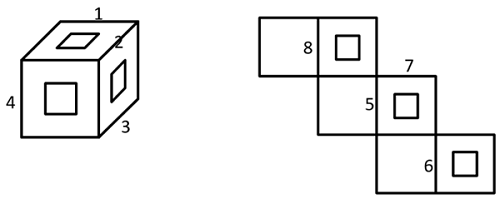
#> input picture 模考/2026下半年广东卷_16-33季_AI可读/assets/s20_p13_i00.png, 500 x 199 px, found by its file name
$ python geom49.py
#> lines starting #> are read from the running program, lines starting #| are printed output that depends on the picture; after the words box and inside, x2 and y2 are one past the last pixel; in counts of white or black regions, pixels touching at a corner belong together
# Q49: measure net squares, windows and digit label positions (original pixel coords)
import numpy as np
from PIL import Image
from collections import deque
im = np.array(Image.open('/home/user/xing-ce1/模考/2026下半年广东卷_16-33季_AI可读/assets/s20_p13_i00.png').convert('L')).astype(int)
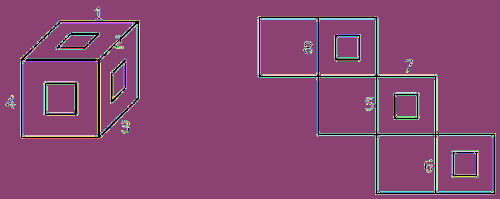
#> im: shape (199, 500) int64; 255 distinct labels, from 0 to 255; one colour per label, 0 black
dark = im < 128
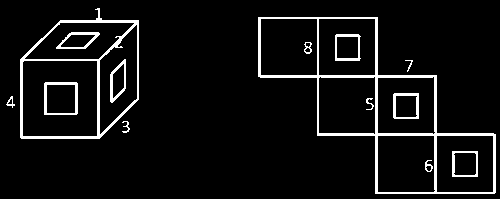
#> dark: shape (199, 500) bool; 6.5% white; 14 white regions, largest, box (x1, y1, x2, y2) and area: (258, 17, 496, 194) 2936, (20, 8, 139, 139) 1727, (44, 82, 78, 115) 335
H, W = dark.shape
#> H = 199; W = 500
def label(mask):
    lab = np.zeros(mask.shape, int); comps = []; n = 0
    for y in range(mask.shape[0]):
        for x in range(mask.shape[1]):
            if mask[y, x] and not lab[y, x]:
                n += 1; q = deque([(y, x)]); lab[y, x] = n; pts = []
                while q:
                    cy, cx = q.popleft(); pts.append((cy, cx))
                    for dy in (-1, 0, 1):
                        for dx in (-1, 0, 1):
                            ny, nx = cy+dy, cx+dx
                            if 0 <= ny < mask.shape[0] and 0 <= nx < mask.shape[1] and mask[ny, nx] and not lab[ny, nx]:
                                lab[ny, nx] = n; q.append((ny, nx))
                comps.append(np.array(pts))
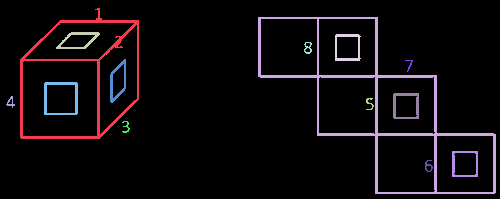
#> lab: shape (199, 500) int64; 15 distinct labels, from 0 to 14; one colour per label, 0 black
#> after the loop, n = 14
    return comps
comps = label(dark)
#> comps = 14 items
print('components (bbox x0,x1,y0,y1, n):')
for c in sorted(comps, key=lambda c: (c[:, 1].min(), c[:, 0].min())):
    print('  x[%3d,%3d] y[%3d,%3d] n=%d' % (c[:, 1].min(), c[:, 1].max(), c[:, 0].min(), c[:, 0].max(), len(c)))
#> this loop made 14 passes
#|   x[  6, 14] y[ 96,107] n=41
#|   x[ 20,138] y[  8,138] n=1727
#|   x[ 44, 77] y[ 82,114] n=335
#|   x[ 56, 99] y[ 32, 48] n=240
#|   x[110,125] y[ 59,102] n=241
#|   x[122,129] y[121,132] n=39
#|   x[258,495] y[ 17,193] n=2936
#|   x[304,311] y[ 42, 53] n=49
#> (further printed lines are left out)
# net grid lines (x > 250)
net = dark[:, 250:]
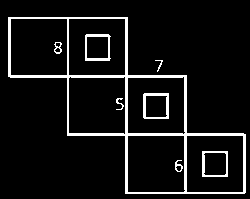
#> net: shape (199, 250) bool; 7.6% white; 8 white regions, largest, box (x1, y1, x2, y2) and area: (8, 17, 246, 194) 2936, (143, 93, 169, 119) 252, (85, 34, 111, 61) 234
colsum = net.sum(0); rowsum = net.sum(1)
#> after `colsum = net.sum(0)`: colsum = 250 values, max 177 at index 125, min 0 at index 0, mean 15.18
#> after `rowsum = net.sum(1)`: rowsum = 199 values, max 179 at index 75, min 0 at index 0, mean 19.08
print('net vertical lines (x, count>40):', [(x+250, int(colsum[x])) for x in range(net.shape[1]) if colsum[x] > 40])
#| net vertical lines (x, count>40): [(258, 60), (259, 60), (260, 61), (317, 119), (318, 119), (375, 177), (376, 177), (377, 177), (434, 117), (435, 119), (436, 119), (493, 61), (494, 60), (495, 59)]
print('net horizontal lines (y, count>40):', [(y, int(rowsum[y])) for y in range(H) if rowsum[y] > 40])
#| net horizontal lines (y, count>40): [(17, 120), (18, 120), (60, 41), (75, 179), (76, 179), (77, 174), (133, 175), (134, 179), (135, 179), (192, 121), (193, 120)]

$ run again, with 模考/2026下半年广东卷_16-33季_AI可读/assets/s17_p12_i02.png copied over 模考/2026下半年广东卷_16-33季_AI可读/assets/s20_p13_i00.png
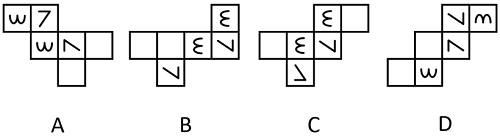
#> input picture 模考/2026下半年广东卷_16-33季_AI可读/assets/s17_p12_i02.png, 500 x 137 px, found by its file name
#> im: shape (137, 500) int64; 255 distinct labels, from 0 to 255
#> dark: shape (137, 500) bool; 7.6% white in thin lines or dots
#> after the loop in label, `for y in range(mask.shape[0]):`:
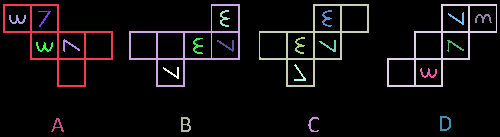
#> lab: shape (137, 500) int64; 25 distinct labels, from 0 to 24; one colour per label, 0 black
#> comps = 24 items
#> the loop `for c in sorted(comps, key=lambda c: (c[:, 1].min(), c[:, 0].min())):` made 24 passes
#|   x[  3,112] y[  4, 86] n=1006
#|   x[  9, 25] y[ 15, 23] n=68
#|   x[ 36, 52] y[ 42, 51] n=69
#|   x[ 38, 50] y[ 11, 26] n=47
#|   x[ 51, 63] y[118,131] n=61
#> (further printed lines are left out)
#> `net = dark[:, 250:]`:
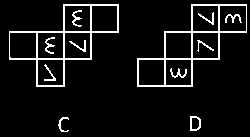
#> net: shape (137, 250) bool; 7.5% white in thin lines or dots, all inside (x1, y1, x2, y2) = (9, 4, 247, 132)
#> colsum = 250 values, max 98 at index 191, min 0 at index 0, mean 10.32
#> rowsum = 137 values, max 193 at index 31, min 0 at index 0, mean 18.84
#| net vertical lines (x, count>40): [(286, 56), (287, 56), (313, 87), (314, 86), (340, 56), (341, 56), (414, 56), (415, 56), (441, 98), (442, 87), (468, 56), (469, 56)]
#| net horizontal lines (y, count>40): [(4, 112), (5, 112), (31, 193), (32, 193), (58, 166), (59, 166), (85, 85), (86, 85)]

$ run again, with 模考/2026下半年广东卷_16-33季_AI可读/assets/s22_p12_i01.png copied over 模考/2026下半年广东卷_16-33季_AI可读/assets/s20_p13_i00.png
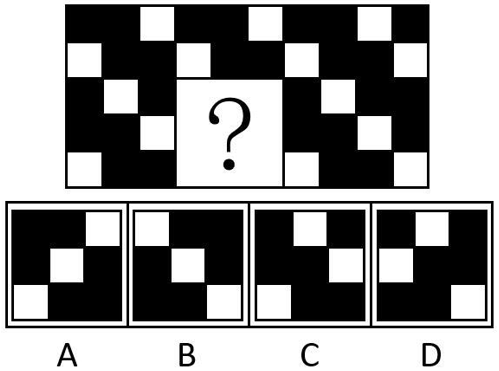
#> input picture 模考/2026下半年广东卷_16-33季_AI可读/assets/s22_p12_i01.png, 499 x 371 px, found by its file name
#> im: shape (371, 499) int64; 256 distinct labels, from 0 to 255
#> dark: shape (371, 499) bool; 43.8% white; 12 white regions, largest, box (x1, y1, x2, y2) and area: (65, 4, 430, 189) 40368, (11, 210, 122, 321) 8920, (255, 210, 365, 321) 8844
#> after the loop in label, `for y in range(mask.shape[0]):`:
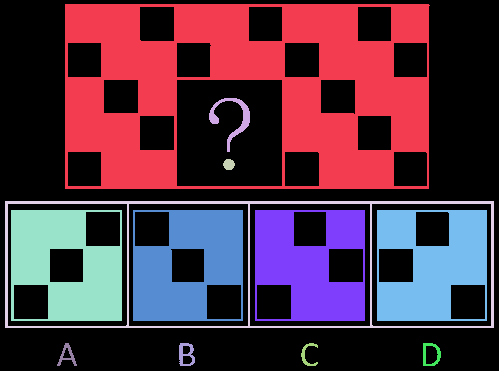
#> lab: shape (371, 499) int64; 13 distinct labels, from 0 to 12; one colour per label, 0 black
#> comps = 12 items
#> the loop `for c in sorted(comps, key=lambda c: (c[:, 1].min(), c[:, 0].min())):` made 12 passes
#|   x[  5,493] y[201,327] n=3911
#|   x[ 11,121] y[210,320] n=8920
#|   x[ 57, 76] y[343,365] n=157
#|   x[ 65,429] y[  4,188] n=40368
#|   x[133,242] y[210,320] n=8841
#> (further printed lines are left out)
#> `net = dark[:, 250:]`:
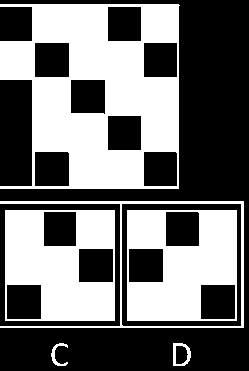
#> net: shape (371, 249) bool; 43.9% white; 6 white regions, box (x1, y1, x2, y2) and area: (0, 4, 180, 189) 20715, (5, 210, 115, 321) 8844, (127, 210, 237, 321) 8811, (0, 201, 244, 328) 1831, (173, 343, 191, 366) 187, (51, 343, 68, 366) 129
#> colsum = 249 values, max 272 at index 177, min 0 at index 244, mean 162.7
#> rowsum = 371 values, max 244 at index 201, min 0 at index 0, mean 109.2
#> (printed output is left out)
#> (printed output is left out)
